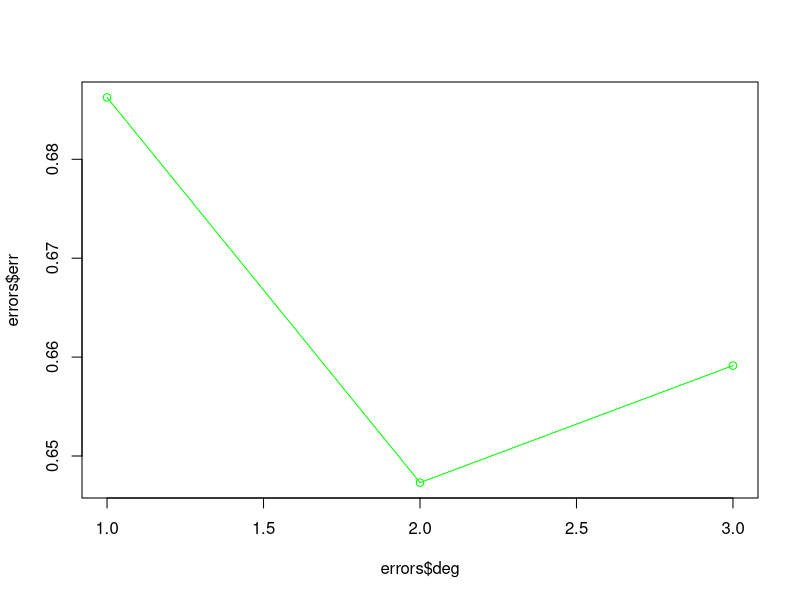

The R script that drew this image: (Note: this script raises an error after producing the figure.)
library(caret)
library(readr)
library(dplyr)

##### DATA IMPORT AND PREPROCESSING
myData <- read.csv("ucni_podatki.csv", head=FALSE)
myData2 <- read.csv("ucni_razredi.csv", head=FALSE)
names(myData) <- c('indeks', 'X1', 'X2', 'X3', 'X4', 'X5', 'X6')
names(myData2) <- c('indeks', 'Y')

myData2$Y <-ifelse(myData2$Y=='D', 1,0)
myData2$Y <- as.factor(myData2$Y)

podatki <- merge(myData, myData2, by = "indeks")
View(podatki)

#ce pogledam podatke, vidim, da so tezave v stolpcih X1, X3 in Y (manjkajoce vrednosti, -), "", ...)
str(podatki)
lapply(podatki, typeof)
podatki$X1 <- as.numeric(as.character(podatki$X1))
podatki$X3 <- as.numeric(as.character(podatki$X3))
podatki <- na.omit(podatki)
podatki$indeks <- NULL

levels(podatki$Y)
# levels[1] = 0
# levels[2] = 1

#####F_2

F_beta <- function(data, levels, ...) {
  beta <- 2
  TP <- sum(data$obs==levels[2] & data$pred==levels[2])
  FP <- sum(data$obs==levels[1] & data$pred==levels[2])
  FN <- sum(data$obs==levels[2] & data$pred==levels[1])
  P <- TP + FN
  PPV <- TP / (TP + FP)
  TPR <- TP / P
  f_beta <- (1+beta*beta)*PPV*TPR/(PPV*beta*beta + TPR)
  names(f_beta) <- 'F_beta'
  return(f_beta)
}


#####KNN MODEL
cvtc <- trainControl(method='cv', number=10, savePredictions = TRUE, summaryFunction = F_beta)
knnModel <- train(Y~., data=podatki, method='knn', metric = 'F_beta', tuneGrid=data.frame(k=1:100), 
                  trControl=cvtc)

#najboljsi model je pri k=7, F_2 je za ta model priblizno 0.65
#zakaj dobim vsakic, ko pozenem train knnModel, razlicen odgovor za optimalen k? 
#verjetno posledica precnega preverjanja...

#####LOGISTICNA REGRESIJA

cvtc <- trainControl(method='cv', index = createFolds(podatki$Y, k=10, returnTrain=TRUE), 
                     summaryFunction = F_beta)
logitModel <- train(Y~., data=podatki, method='glm', trControl=cvtc)

#kopirano iz vaje 3.1
cvtc <- trainControl(method='cv', index = createFolds(podatki$Y, k=10, returnTrain=TRUE), 
                     summaryFunction = F_beta)
errors <- data.frame(deg=1:3, err=rep(-1,3), sd=rep(-1,3))
for(k in 1:3){
  tmpData <- data.frame(poly(as.matrix(podatki[, 1:6]), degree=k, raw=TRUE), Y=podatki$Y)
  tmpModel <- train(Y~., data=tmpData, method='glm', trControl=cvtc)
  # Shranimo izraeunane napake
  errors$err[k] <- tmpModel$results$F_beta
  errors$sd[k] <- tmpModel$results$F_betaSD
}
errors

plot(errors$deg, errors$err, type='o', col='green')

#najboljsi model je pri k=1 (torej brez clenov visjih redov), F_2 je za ta model priblizno 0.68



#####RANDOM FOREST
# https://machinelearningmastery.com/tune-machine-learning-algorithms-in-r/

cvtc <- trainControl(method='cv', index = createFolds(podatki$Y, k=10, returnTrain=TRUE), 
                     summaryFunction = F_beta)
set.seed(seed)
tunegrid <- expand.grid(.mtry=c(1:15))
rfModel <- train(Y~., data=podatki, method="rf", metric='F_beta', tuneGrid=tunegrid, trControl=cvtc)
plot(rfModel)

#najboljsi model pri parametru mtry=1, F_beta priblizno 0.68


#####UPORABA NAJBOLJSEGA MODELA NA TESTNIH PODATKIH

testni <- read.csv('testni_podatki.csv', header=FALSE)
View(testni)

names(testni) <- c('indeks', 'X1', 'X2', 'X3', 'X4', 'X5', 'X6')
str(testni)
#vidimo, da je problem s stolpcem X1
testni$X1 <- as.numeric(as.character(testni$X1))
testni$X1[20] = 8.38371346378874 * 10^-5
testni <- na.omit(testni)
testni$indeks <- NULL

#izvedemo napoved
testni$pred <- predict(knnModel, testni)
testni$pred <-ifelse(testni$pred==0, 'N','D')

#zapis rezultatov na csv datoteko
final <- data.frame(indeks=1001:2000, napoved=testni$pred)
View(final)

write.table(final, file = "testni_razredi.csv",row.names = FALSE, col.names = FALSE, sep = ',', quote = FALSE)

